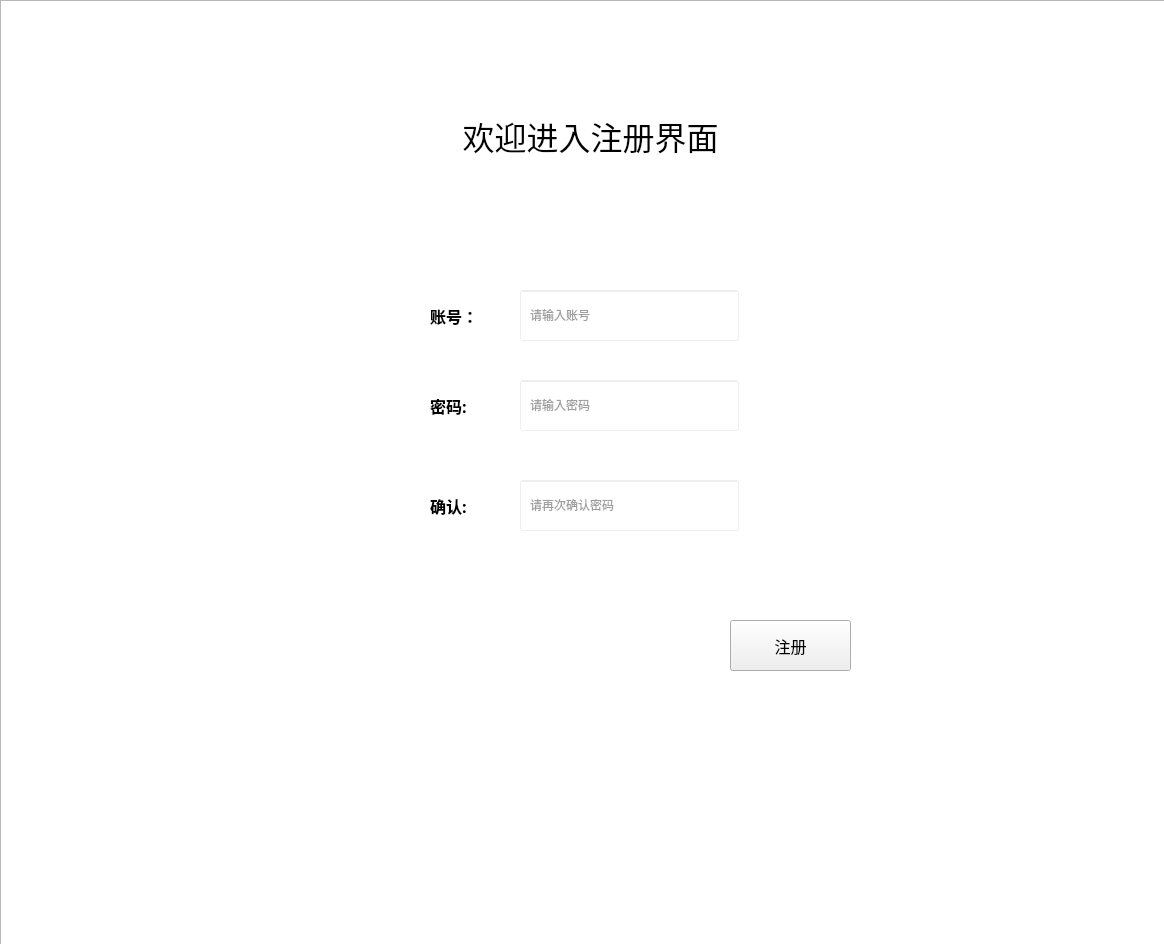
<?xml version="1.0" encoding="UTF-8"?>
<ui version="4.0">
 <class>RegisterDialog</class>
 <widget class="QWidget" name="RegisterDialog">
  <property name="geometry">
   <rect>
    <x>0</x>
    <y>0</y>
    <width>1164</width>
    <height>944</height>
   </rect>
  </property>
  <property name="windowTitle">
   <string>Form</string>
  </property>
  <widget class="QWidget" name="verticalLayoutWidget_3">
   <property name="geometry">
    <rect>
     <x>430</x>
     <y>480</y>
     <width>81</width>
     <height>51</height>
    </rect>
   </property>
   <layout class="QVBoxLayout" name="verticalLayout_4">
    <item>
     <widget class="QLabel" name="confrim_2">
      <property name="font">
       <font>
        <family>楷体</family>
        <pointsize>12</pointsize>
        <weight>75</weight>
        <bold>true</bold>
       </font>
      </property>
      <property name="text">
       <string>确认:</string>
      </property>
     </widget>
    </item>
   </layout>
  </widget>
  <widget class="QLabel" name="label">
   <property name="geometry">
    <rect>
     <x>320</x>
     <y>200</y>
     <width>531</width>
     <height>381</height>
    </rect>
   </property>
   <property name="styleSheet">
    <string notr="true">background-color: rgba(255, 255, 255, 0.8);
border-radius:15px; </string>
   </property>
   <property name="text">
    <string/>
   </property>
  </widget>
  <widget class="QWidget" name="verticalLayoutWidget">
   <property name="geometry">
    <rect>
     <x>430</x>
     <y>290</y>
     <width>81</width>
     <height>51</height>
    </rect>
   </property>
   <layout class="QVBoxLayout" name="verticalLayout_5">
    <item>
     <widget class="QLabel" name="username_2">
      <property name="font">
       <font>
        <family>楷体</family>
        <pointsize>12</pointsize>
        <weight>75</weight>
        <bold>true</bold>
       </font>
      </property>
      <property name="text">
       <string>账号：</string>
      </property>
     </widget>
    </item>
   </layout>
  </widget>
  <widget class="QLabel" name="label_3">
   <property name="geometry">
    <rect>
     <x>530</x>
     <y>290</y>
     <width>211</width>
     <height>49</height>
    </rect>
   </property>
   <property name="styleSheet">
    <string notr="true">background-color: rgba(255, 255, 255, 60);
color:grey;	</string>
   </property>
   <property name="text">
    <string>请输入账号</string>
   </property>
  </widget>
  <widget class="QLineEdit" name="lineEdit_3">
   <property name="geometry">
    <rect>
     <x>520</x>
     <y>480</y>
     <width>219</width>
     <height>51</height>
    </rect>
   </property>
   <property name="baseSize">
    <size>
     <width>0</width>
     <height>6</height>
    </size>
   </property>
   <property name="font">
    <font>
     <family>楷体</family>
     <pointsize>12</pointsize>
    </font>
   </property>
   <property name="styleSheet">
    <string notr="true">background-color: rgba(255, 255, 255, 60);</string>
   </property>
   <property name="text">
    <string/>
   </property>
   <property name="echoMode">
    <enum>QLineEdit::Password</enum>
   </property>
   <property name="alignment">
    <set>Qt::AlignLeading|Qt::AlignLeft|Qt::AlignVCenter</set>
   </property>
  </widget>
  <widget class="QLineEdit" name="lineEdit_2">
   <property name="geometry">
    <rect>
     <x>520</x>
     <y>380</y>
     <width>219</width>
     <height>51</height>
    </rect>
   </property>
   <property name="baseSize">
    <size>
     <width>0</width>
     <height>6</height>
    </size>
   </property>
   <property name="font">
    <font>
     <family>楷体</family>
     <pointsize>12</pointsize>
    </font>
   </property>
   <property name="styleSheet">
    <string notr="true">background-color: rgba(255, 255, 255, 60);</string>
   </property>
   <property name="text">
    <string/>
   </property>
   <property name="echoMode">
    <enum>QLineEdit::Password</enum>
   </property>
   <property name="alignment">
    <set>Qt::AlignLeading|Qt::AlignLeft|Qt::AlignVCenter</set>
   </property>
  </widget>
  <widget class="QLabel" name="title">
   <property name="geometry">
    <rect>
     <x>300</x>
     <y>90</y>
     <width>581</width>
     <height>91</height>
    </rect>
   </property>
   <property name="font">
    <font>
     <family>楷体</family>
     <pointsize>24</pointsize>
    </font>
   </property>
   <property name="contextMenuPolicy">
    <enum>Qt::NoContextMenu</enum>
   </property>
   <property name="layoutDirection">
    <enum>Qt::RightToLeft</enum>
   </property>
   <property name="text">
    <string>欢迎进入注册界面</string>
   </property>
   <property name="alignment">
    <set>Qt::AlignCenter</set>
   </property>
  </widget>
  <widget class="QPushButton" name="register_2">
   <property name="geometry">
    <rect>
     <x>730</x>
     <y>620</y>
     <width>121</width>
     <height>51</height>
    </rect>
   </property>
   <property name="font">
    <font>
     <family>楷体</family>
     <pointsize>12</pointsize>
     <weight>50</weight>
     <bold>false</bold>
    </font>
   </property>
   <property name="text">
    <string>注册</string>
   </property>
  </widget>
  <widget class="QLineEdit" name="lineEdit">
   <property name="geometry">
    <rect>
     <x>520</x>
     <y>290</y>
     <width>219</width>
     <height>51</height>
    </rect>
   </property>
   <property name="baseSize">
    <size>
     <width>0</width>
     <height>6</height>
    </size>
   </property>
   <property name="font">
    <font>
     <family>楷体</family>
     <pointsize>12</pointsize>
    </font>
   </property>
   <property name="styleSheet">
    <string notr="true">background-color: rgba(255, 255, 255, 60);</string>
   </property>
   <property name="text">
    <string/>
   </property>
   <property name="echoMode">
    <enum>QLineEdit::Normal</enum>
   </property>
   <property name="alignment">
    <set>Qt::AlignLeading|Qt::AlignLeft|Qt::AlignVCenter</set>
   </property>
  </widget>
  <widget class="QLabel" name="label_2">
   <property name="geometry">
    <rect>
     <x>30</x>
     <y>40</y>
     <width>1051</width>
     <height>731</height>
    </rect>
   </property>
   <property name="font">
    <font>
     <family>楷体</family>
     <pointsize>12</pointsize>
     <weight>75</weight>
     <bold>true</bold>
    </font>
   </property>
   <property name="styleSheet">
    <string notr="true">background-color: rgba(255, 255, 255, 70);
border-radius:25px; 	</string>
   </property>
   <property name="text">
    <string/>
   </property>
  </widget>
  <widget class="QWidget" name="verticalLayoutWidget_2">
   <property name="geometry">
    <rect>
     <x>430</x>
     <y>380</y>
     <width>81</width>
     <height>51</height>
    </rect>
   </property>
   <layout class="QVBoxLayout" name="verticalLayout_6">
    <item>
     <widget class="QLabel" name="password_2">
      <property name="font">
       <font>
        <family>楷体</family>
        <pointsize>12</pointsize>
        <weight>75</weight>
        <bold>true</bold>
       </font>
      </property>
      <property name="text">
       <string>密码:</string>
      </property>
     </widget>
    </item>
   </layout>
  </widget>
  <widget class="QLabel" name="label_4">
   <property name="geometry">
    <rect>
     <x>530</x>
     <y>380</y>
     <width>211</width>
     <height>49</height>
    </rect>
   </property>
   <property name="styleSheet">
    <string notr="true">background-color: rgba(255, 255, 255, 60);
color:grey;	</string>
   </property>
   <property name="text">
    <string>请输入密码</string>
   </property>
  </widget>
  <widget class="QLabel" name="label_5">
   <property name="geometry">
    <rect>
     <x>530</x>
     <y>480</y>
     <width>211</width>
     <height>49</height>
    </rect>
   </property>
   <property name="styleSheet">
    <string notr="true">background-color: rgba(255, 255, 255, 60);
color:grey;	</string>
   </property>
   <property name="text">
    <string>请再次确认密码</string>
   </property>
  </widget>
  <widget class="QListView" name="listView">
   <property name="geometry">
    <rect>
     <x>0</x>
     <y>0</y>
     <width>1181</width>
     <height>951</height>
    </rect>
   </property>
   <property name="styleSheet">
    <string notr="true">background-image: url(&quot;./background.jpg&quot;)</string>
   </property>
  </widget>
  <zorder>listView</zorder>
  <zorder>label_2</zorder>
  <zorder>label</zorder>
  <zorder>label_3</zorder>
  <zorder>label_4</zorder>
  <zorder>lineEdit</zorder>
  <zorder>verticalLayoutWidget_3</zorder>
  <zorder>verticalLayoutWidget</zorder>
  <zorder>lineEdit_2</zorder>
  <zorder>title</zorder>
  <zorder>register_2</zorder>
  <zorder>verticalLayoutWidget_2</zorder>
  <zorder>label_5</zorder>
  <zorder>lineEdit_3</zorder>
 </widget>
 <resources/>
 <connections>
  <connection>
   <sender>register_2</sender>
   <signal>clicked()</signal>
   <receiver>RegisterDialog</receiver>
   <slot>register_clicke()</slot>
   <hints>
    <hint type="sourcelabel">
     <x>789</x>
     <y>641</y>
    </hint>
    <hint type="destinationlabel">
     <x>628</x>
     <y>837</y>
    </hint>
   </hints>
  </connection>
 </connections>
 <slots>
  <slot>register_clicke()</slot>
 </slots>
</ui>
